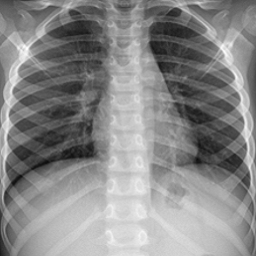
%> input picture COVID_13.png, 256 x 256 px
$ octave --eval "result = water_shed(imread('COVID_13.png'));"   (GNU Octave 9; MATLAB toolbox functions it lacks are replaced by stand-ins)
%> lines starting %> are read from the running program, lines starting %| are printed output that depends on the picture; in (x1, y1, x2, y2) boxes, pixels count from 0 and x2, y2 are one past the last pixel; in counts of white or black regions, pixels touching at a corner belong together; the program's own positions count from 1
%%https://www.mathworks.com/matlabcentral/fileexchange/13628-edge-detection-and-segmentation
function rfgm = water_shed(im)
f = im;
%> f is the input picture: size 256x256x3 uint8; min 14, max 254, mean 136.5

%page 593
h=fspecial('sobel');
fd=im2double(f);
sq=sqrt(imfilter(fd,h,'replicate').^2+imfilter(fd,h','replicate').^2);
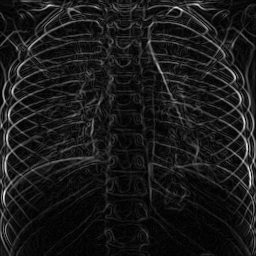
%> sq: size 256x256x3 double; min 0, max 2.08, mean 0.21; drawn with min black and max white
%page 595
im=imextendedmin(f,20); %extended minima transform
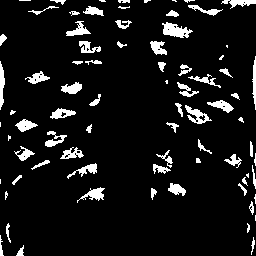
%> im: size 256x256x3 logical; 8.4% white; 78 white regions (18 under 20 px), largest, box (x1, y1, x2, y2) and area: (162, 22, 193, 38) 283, (185, 105, 212, 124) 208, (77, 187, 105, 203) 178
Lim=watershed(bwdist(im));
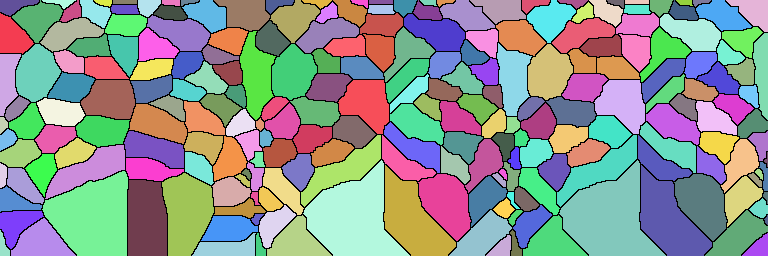
%> Lim: size 256x768 uint8; 231 distinct labels, from 0 to 230; one colour per label, 0 black
em=Lim==0;
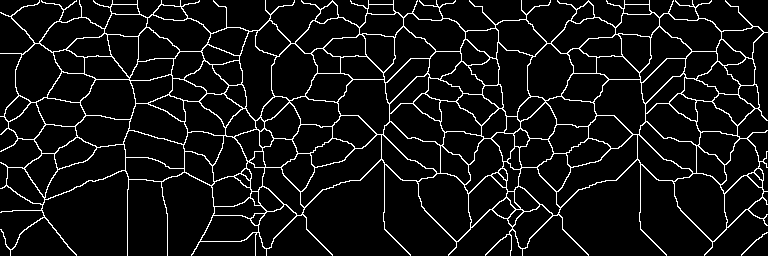
%> em: size 256x768 logical; 7.6% white in thin lines or dots

%page 596
%> (the run ends here)

$ run again, on Healthy_65.png
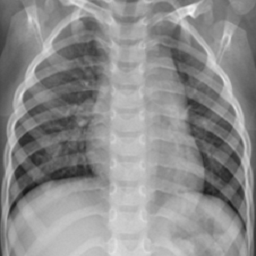
%> input picture Healthy_65.png, 256 x 256 px
%> in water_shed, f is the input picture: size 256x256x3 uint8; min 23, max 248, mean 140.3
%> in water_shed, `im=imextendedmin(f,20);`:
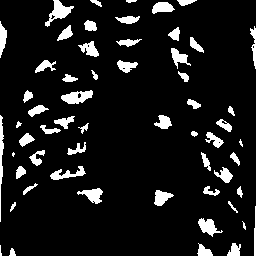
%> im: size 256x256x3 logical; 9.5% white; 58 white regions (4 under 20 px), largest, box (x1, y1, x2, y2) and area: (45, 0, 74, 27) 296, (61, 90, 93, 104) 281, (198, 218, 223, 237) 229
%> Lim: size 256x768 uint8; 169 distinct labels, from 0 to 168
%> in water_shed, `em=Lim==0;`:
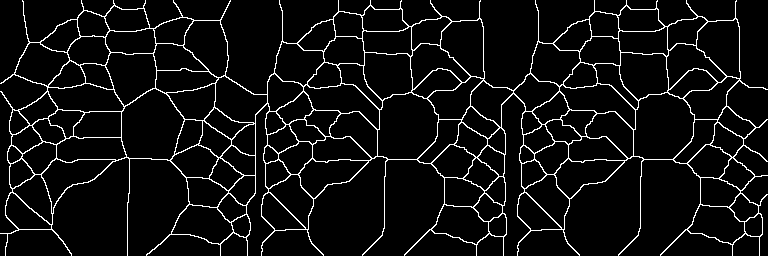
%> em: size 256x768 logical; 6.5% white in thin lines or dots
